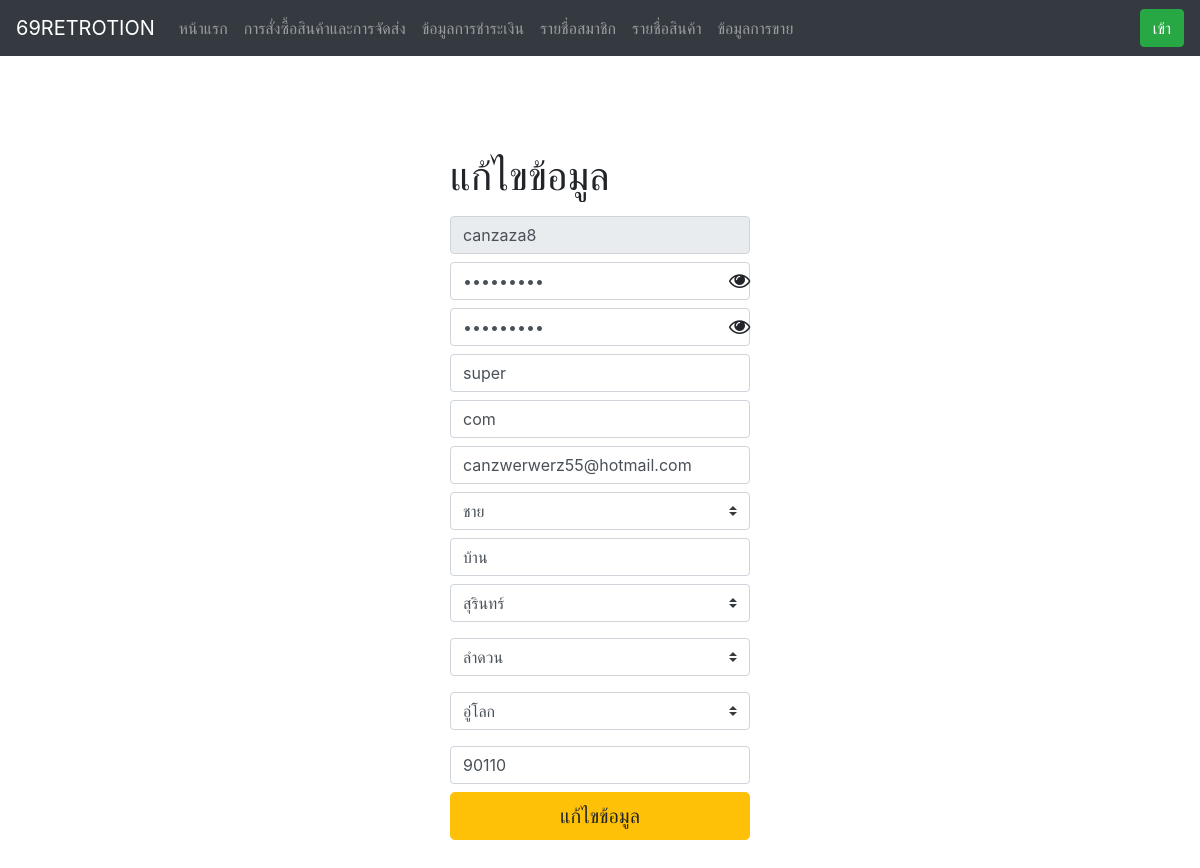
The page /admin/edit.php?id_user_list=canzaza8 on the database its author committed.
### tables this page shows
CREATE TABLE `user_db` (
  `ID_User` varchar(20) NOT NULL,
  `Password` varchar(20) NOT NULL,
  `Name` varchar(50) NOT NULL,
  `Last_Name` varchar(50) NOT NULL,
  `Email` varchar(50) NOT NULL,
  `Gender` int(1) NOT NULL,
  `Address` varchar(200) NOT NULL,
  `City` varchar(30) NOT NULL,
  `Province` int(30) NOT NULL,
  `Postcode` int(10) NOT NULL,
  `District` varchar(20) NOT NULL,
  `status` varchar(50) NOT NULL DEFAULT 'member'
);

CREATE TABLE `gender` (
  `Gender_ID` int(2) NOT NULL,
  `Gender_Full` varchar(10) NOT NULL
);

CREATE TABLE `province` (
  `PROVINCE_ID` int(5) NOT NULL,
  `PROVINCE_CODE` varchar(2) NOT NULL,
  `PROVINCE_NAME` varchar(150) NOT NULL,
  `GEO_ID` int(5) NOT NULL DEFAULT 0
);

CREATE TABLE `amphur` (
  `AMPHUR_ID` int(5) NOT NULL,
  `AMPHUR_CODE` varchar(4) NOT NULL,
  `AMPHUR_NAME` varchar(150) NOT NULL,
  `POSTCODE` varchar(5) NOT NULL,
  `GEO_ID` int(5) NOT NULL DEFAULT 0,
  `PROVINCE_ID` int(5) NOT NULL DEFAULT 0
);

CREATE TABLE `district` (
  `DISTRICT_ID` int(5) NOT NULL,
  `DISTRICT_CODE` varchar(6) NOT NULL,
  `DISTRICT_NAME` varchar(150) NOT NULL,
  `AMPHUR_ID` int(5) NOT NULL DEFAULT 0,
  `PROVINCE_ID` int(5) NOT NULL DEFAULT 0,
  `GEO_ID` int(5) NOT NULL DEFAULT 0
);

### admin/edit.php (the view, shortened to what this page needs)
<html>
<head>
<?php require 'show_head.php'; ?>
<link href="https://stackpath.bootstrapcdn.com/font-awesome/4.7.0/css/font-awesome.min.css" rel="stylesheet"/>
</head>
<body>
<?php
require ("../connect.php");
require ('bar.php'); ?>
<?php
	$user_id = $_SESSION['user'];
	if(isset($_GET['id_user_list'])){$user_id=$_GET['id_user_list'];}
    $result_edit = $conn->query("SELECT * FROM user_db LEFT JOIN gender ON user_db.Gender = gender.Gender_ID LEFT JOIN amphur ON user_db.City = amphur.AMPHUR_ID LEFT JOIN province ON user_db.Province = province.PROVINCE_ID LEFT JOIN district ON user_db.District = district.DISTRICT_CODE WHERE ID_User = '$user_id'");
    $row_edit = $result_edit->fetch_array();
?>
<div class="d-flex justify-content-center">
  <form class="form-signin w-25 mt-5 pt-5" action="edit_action.php" method="post">
    <h1 class="h1 mb-3 font-weight-normal">แก้ไขข้อมูล</h1>
    <input type="text" id="inputUsername" class="form-control mb-2" placeholder="ชื่อผู้ใช้" name="txt_user" value="<?php echo $row_edit['ID_User']; ?>" readonly >
    <input type="password" id="inputPassword" class="form-control mb-2" placeholder="รหัสผ่าน" name="txt_pass" value="<?php echo $row_edit['Password']; ?>">
	<i class="show-pass fa fa-eye fa-lg" id="eye"></i>
    <input type="password" id="inputPassword2" class="form-control mb-2" placeholder="ยืนยันรหัสผ่าน" name="txt_pass2" value="<?php echo $row_edit['Password']; ?>">
	<i class="show-pass fa fa-eye fa-lg" id="eye"></i>
    <input type="text" id="inputFirstname" class="form-control mb-2" placeholder="ชื่อ" name="txt_firstname" value="<?php echo $row_edit['Name']; ?>">
	<input type="text" id="inputLastname" class="form-control mb-2" placeholder="นามสกุล" name="txt_lastname" value="<?php echo $row_edit['Last_Name']; ?>">
    <input type="email" id="inputFirstname" class="form-control mb-2" placeholder="Email" name="txt_email" value="<?php echo $row_edit['Email']; ?>" required>
    <select class="browser-default custom-select mb-2" name="txt_gender">
    <option selected value="<?php echo $row_edit['Gender']; ?>"><?php echo $row_edit['Gender_Full']; ?></option>
    <option value="2">หญิง</option></select>
    <input type="text" id="inputAddress" class="form-control mb-2" placeholder="ที่อยู่" name="txt_address" value="<?php echo $row_edit['Address']; ?>">
	<div class="form-group">
	<select class="browser-default custom-select" id="province" name="txt_province">
		<option id="province_list" value="<?php echo $row_edit['Province']; ?>"><?php echo $row_edit['PROVINCE_NAME']; ?></option>
	</select>
	</div>
	<div>
	<div class="form-group">
	<select class="browser-default custom-select" id="amphur" name="txt_amphur">
		<option id="amphur_list" value="<?php echo $row_edit['City']; ?>"><?php echo $row_edit['AMPHUR_NAME']; ?></option>
	</select>
	</div>
	</div>
	<div>
	<div class="form-group">
	<select class="browser-default custom-select" id="district" name="txt_district">
		<option value="<?php echo $row_edit['District']; ?>"><?php echo $row_edit['DISTRICT_NAME']; ?></option>
	</select>
	</div>
	</div>
		<input type="text" id="inputZip" class="form-control mb-2" placeholder="รหัสไปรษณีย์" name="txt_zip" value="<?php echo $row_edit['Postcode']; ?>">
		<button class="btn btn-lg btn-warning btn-block" type="submit">แก้ไขข้อมูล</button><br>
	</form>
	</div>
	</body>
</html>

### admin/edit.php (style rules this page uses)
#eye { margin-top:-35px; margin-left: 93%; }

### rows shown on the page
user_db: txt_user "canzaza8", txt_firstname "super", txt_lastname "com", txt_email "canzwerwerz55@hotmail.com", txt_gender "ชาย", txt_address "บ้าน", txt_province "สุรินทร์", txt_amphur "ลำดวน", txt_district "อู่โลก", txt_zip "90110"
